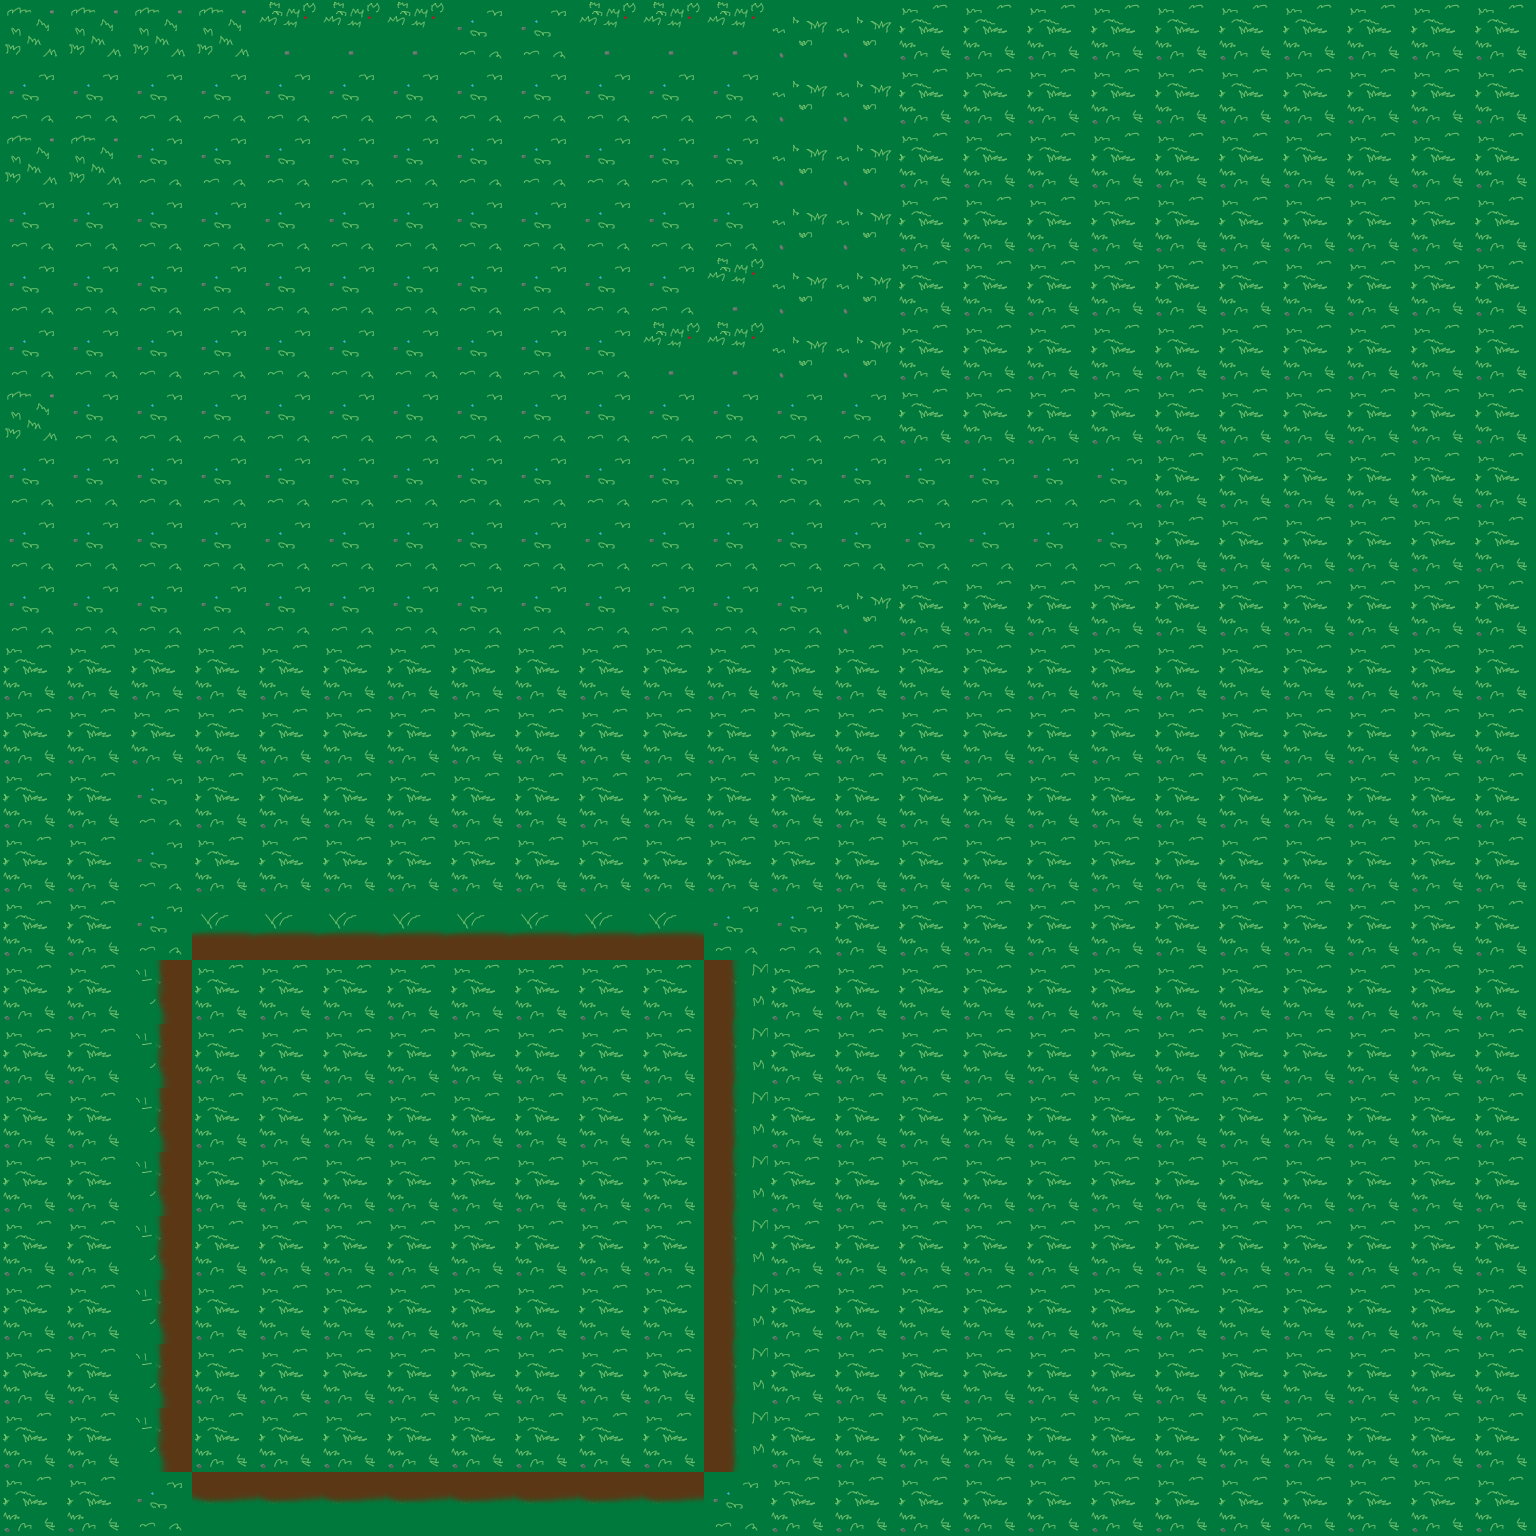

This is a level from a 2D game, rendered from its Tiled map with the project's own tilesets. A one-line summary and the map file follow, with tile-layer data summarised:
An orthogonal 24x24 tile map with 64x64 px tiles, 1 tile layer (Grass) and 1 object (doorExit).

<map version="1.0" orientation="orthogonal" renderorder="right-down" width="24" height="24" tilewidth="64" tileheight="64">
 <tileset firstgid="1" name="grass" tilewidth="64" tileheight="64">
  <image source="grass.png" width="1280" height="1280" />
 </tileset>
 <layer name="Grass" width="24" height="24">
  <data>[576 cells, 576 non-empty, 9 distinct tile ids]</data>
 </layer>
 <objectgroup name="Teleport">
  <object type="doorExit" x="573" y="1350" width="62" height="64" />
 </objectgroup>
</map>